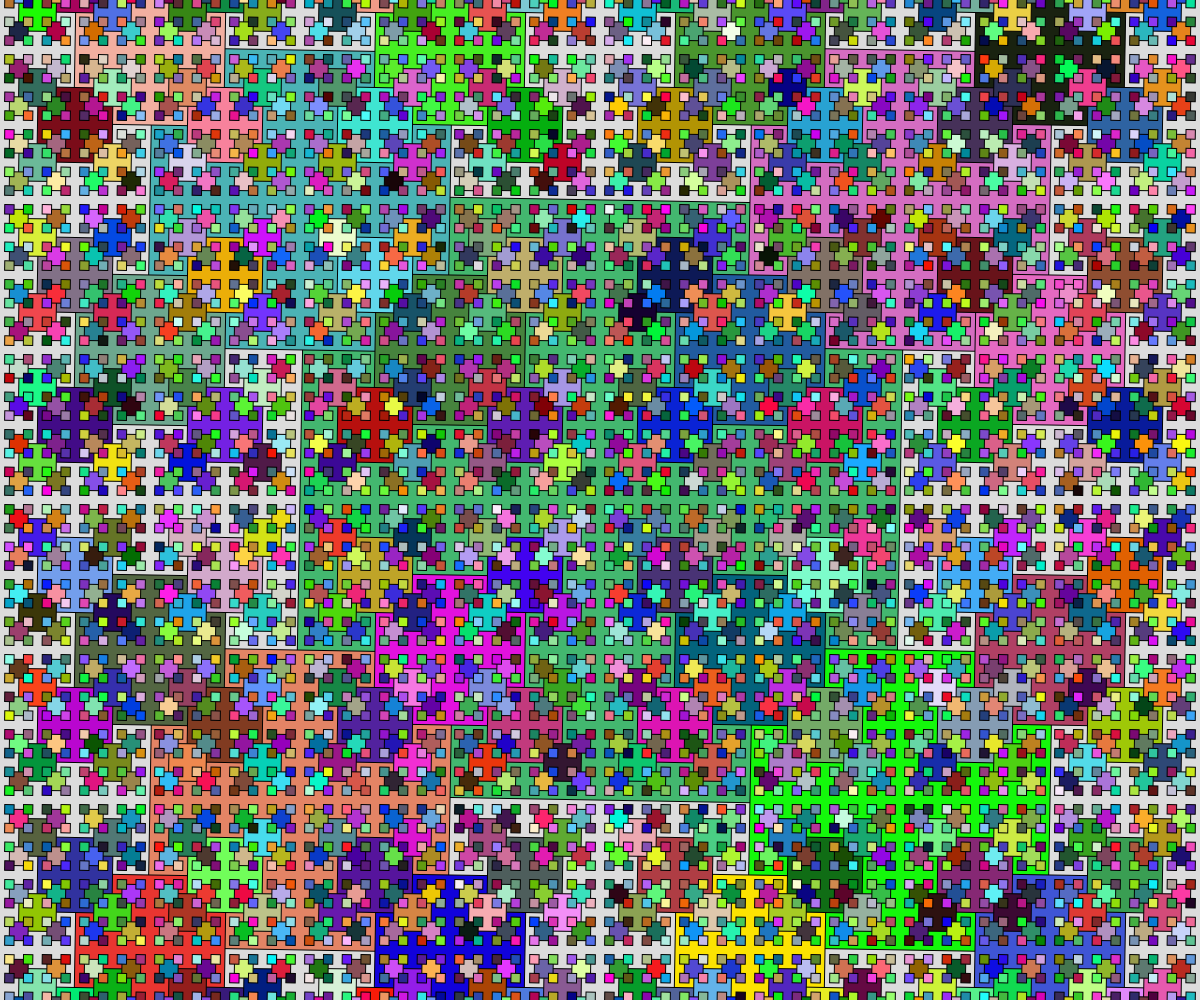
Frame 1 (no input)
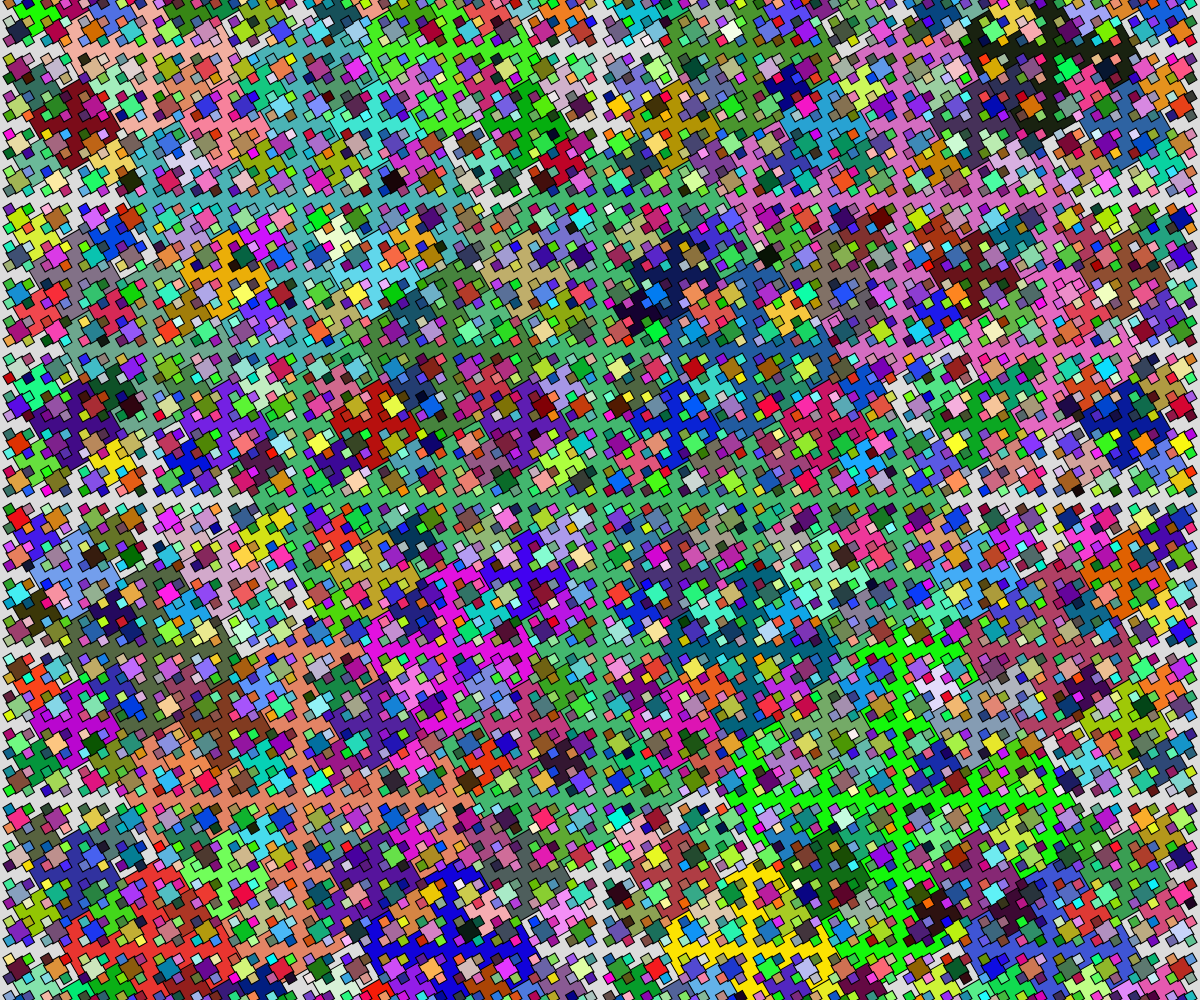
Frame 60 (no input)
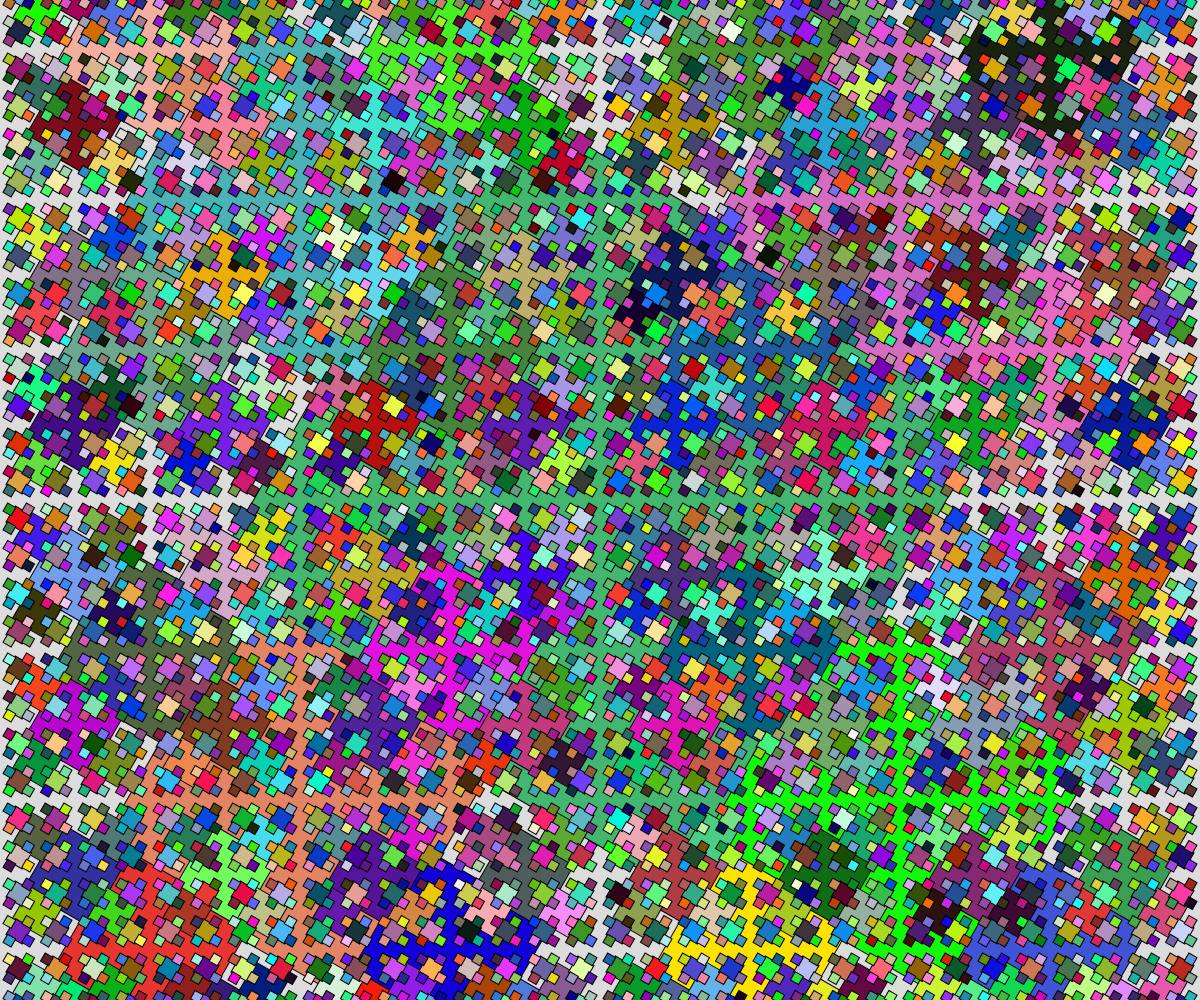
Frame 120 (the mouse pressed at the canvas centre since frame 60)

The p5.js sketch that drew these frames (run headless with seeded random() and noise() and a simulated clock; from frame 60 on, the mouse is pressed at the canvas centre):

// p5.js sketch
// ── sketch.js
// Project Title
// Your Name
// Date
//
// Extra for Experts:
// - describe what you did to take this project "above and beyond"
let seed;

function setup() {
  createCanvas(windowWidth, windowHeight);
  seed = random(0,100)
}

function draw() {
  background(220);
  randomSeed(seed);
  //circlencircle(width/2,height/2,width)
  //cantor(width*0.1,height*0.3,width*0.8,6)
  squarefractal(width/2,height/2,width/2)

}

function squarefractal(x,y,len){
  if(len>5){
    rectMode(CENTER);
    fill(random(255),random(255),random(255));
    push()
    translate(x,y)
    rotate(radians(frameCount))
    square(0,0,len)

    pop()
    squarefractal(x- len/2, y - len/2, len/2)
    squarefractal(x- len/2, y + len/2, len/2)
    squarefractal(x+ len/2, y - len/2, len/2)
    squarefractal(x+ len/2, y + len/2, len/2)
    
  }
}

function cantor(x,y,len,depth){
  if(depth>0){
    line(x,y,x+len,y)

    let newy = y+ 20;
    cantor(x,newy, len/3,depth -1)
    cantor(x+2/3*len,newy,len/3, depth-1)
  }
}

function circlencircle(x,y,d){
  if(d>10){
    circle(x,y,d);
    let den = map(mouseX, 0,width,1.01,1.5)
    circlencircle(x+3,y+1,d/den)
  }
}
